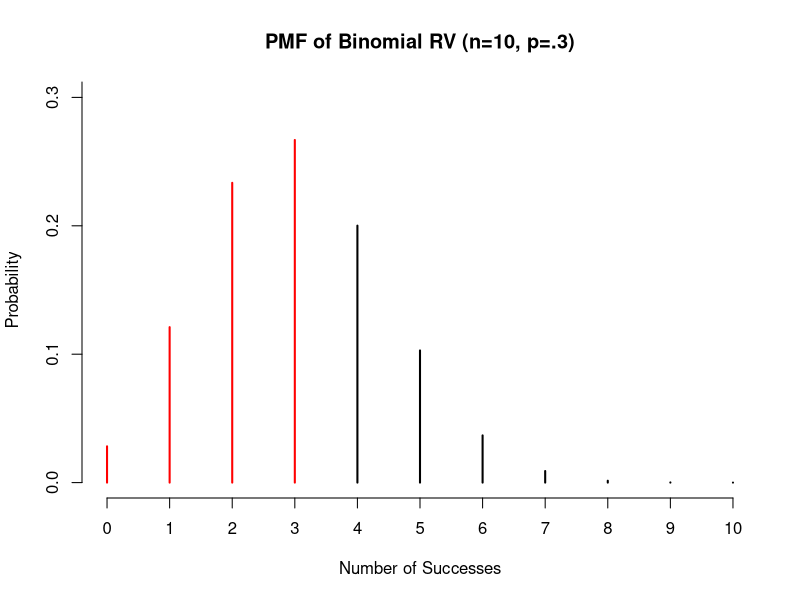
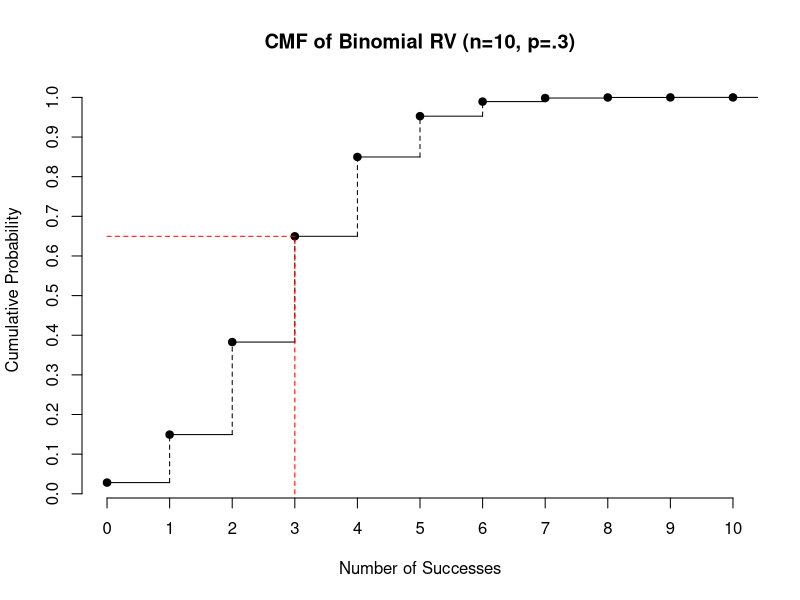
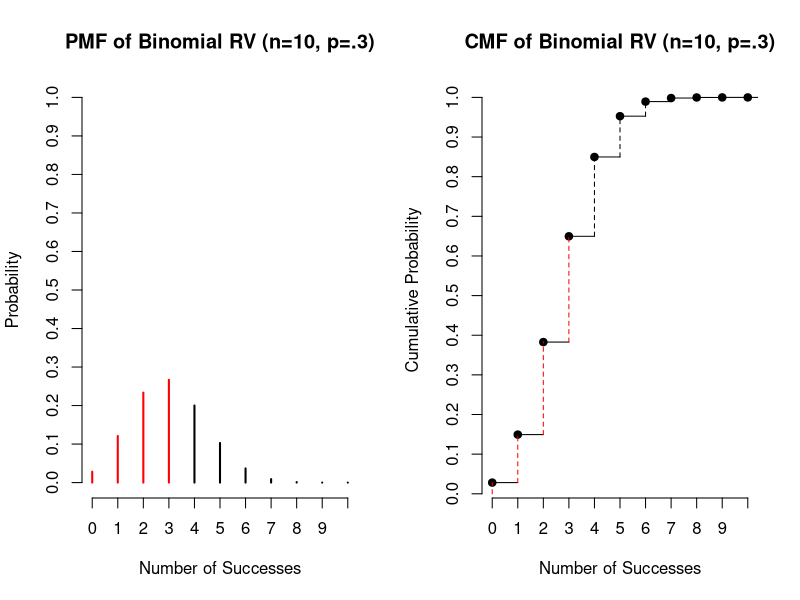
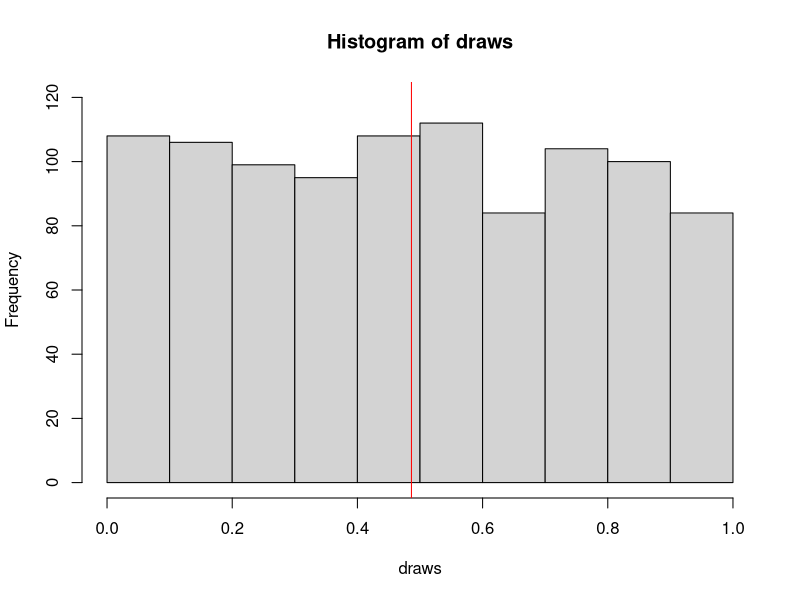
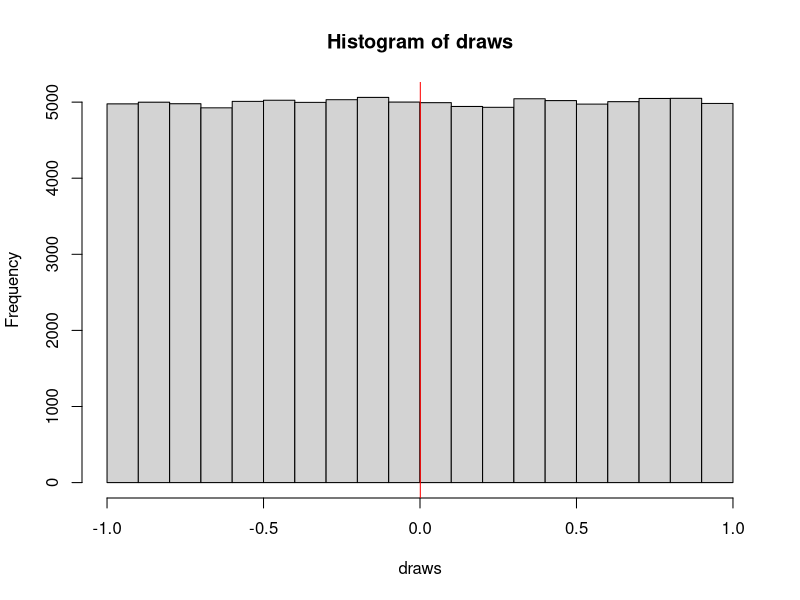
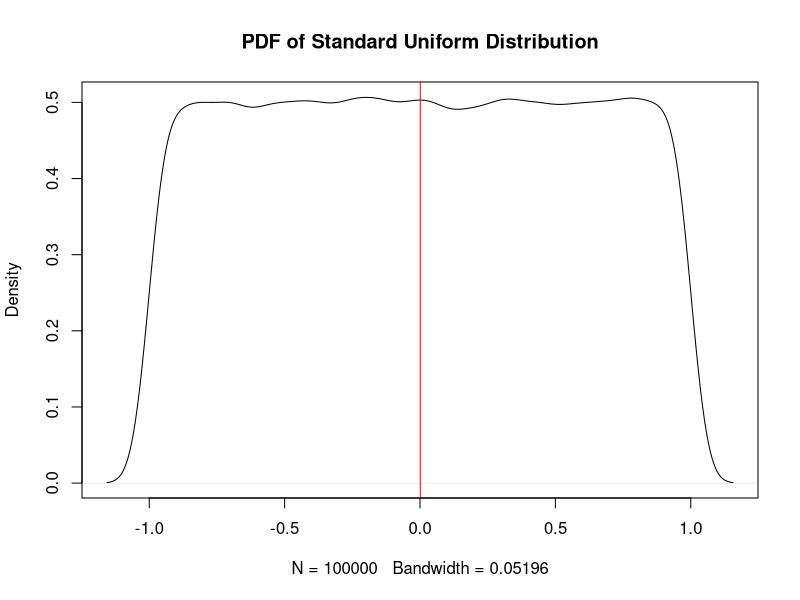
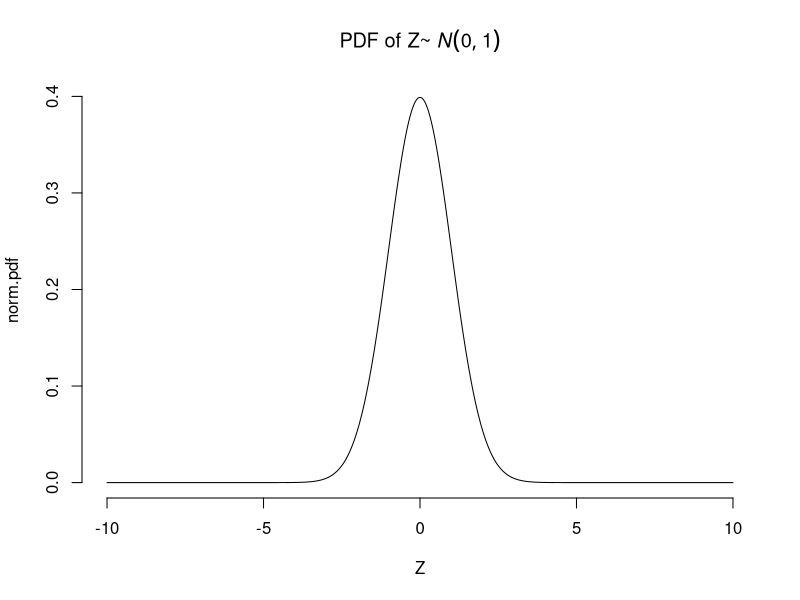
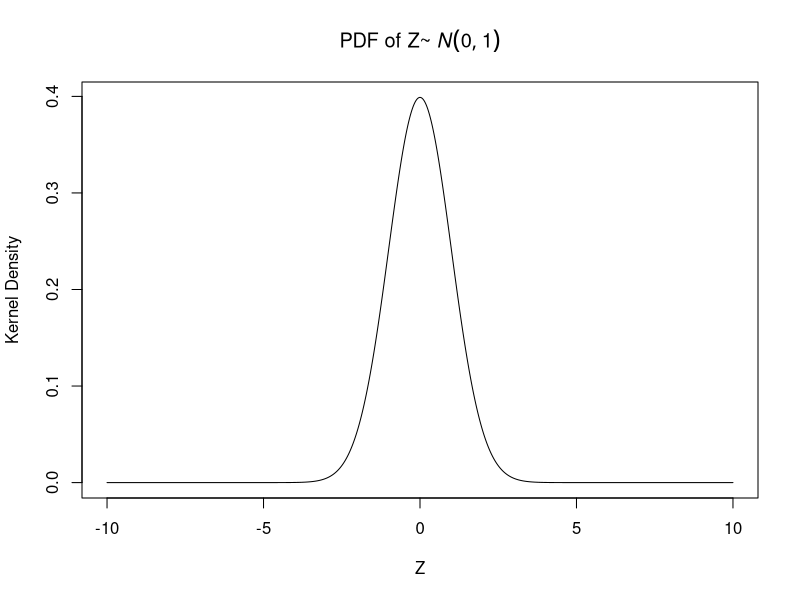

Reproduce these figures in R, in order.
## ---- chunk 1
rm(list=ls())
?rbinom
## ---- chunk 2
set.seed(98)
rbinom(n=2, size=10, prob=.5)
## ---- chunk 3
dbinom(x=3, size=10, prob=.3)
## ---- chunk 4
dbinom(x=0, size=10, prob=.3) + dbinom(x=1, size=10, prob=.3) + 
  dbinom(x=2, size=10, prob=.3) + dbinom(x=3, size=10, prob=.3)

sum(dbinom(x=0:3,size=10,prob=.3))
## ---- chunk 5
plot( 0:10, 0:10, col="white", ylab="Probability",
      xlab="Number of Successes", main="PMF of Binomial RV (n=10, p=.3)", ylim=c(0, .3), 
      frame.plot=FALSE, axes=FALSE)
axis(1, at=seq(0,10,1), labels=T)
axis(2, at=seq(0,1,.1), labels=T)
segments(0:10, rep(0, 11),0:10, dbinom(x=0:10, size=10, prob=.3), 
         lty=1, col=c(rep("red",4), rep("black", 7)) , lwd=2)
## ---- chunk 6
pbinom(q=3, size=10, prob=.3)
## ---- chunk 7
probs <- pbinom(0:10, 10, .3)
probs2 <- pbinom(1:11, 10, .3)
range <- 0:10
plot(range, probs, type="p", axes=FALSE, pch=19, xlab="Number of Successes", 
     ylab="Cumulative Probability", main="CMF of Binomial RV (n=10, p=.3)")
segments(range, probs, range+1, probs, lty=1)##horizontal line
segments(range+1, probs, range+1, probs2, lty=2)##horizontal line
axis(1, at=seq(0,10,1), labels=T)  ##custom X axis
axis(2, at=seq(0,1,.1), labels=T)  ##custom Y axis
segments(0, pbinom(3, 10, .3),3, pbinom(3, 10, .3),  lty=2, col="red")
segments(3, 0, 3, pbinom(3, 10, .3), lty=2, col="red")
## ---- chunk 8
## combine the following plots in a matrix with 1 row, 2 columns
par(mfrow=c(1,2)) 

## first plot:
plot( 0:10, 0:10, col="white", ylab="Probability",
      xlab="Number of Successes", main="PMF of Binomial RV (n=10, p=.3)", 
      ylim=c(0, 1), frame.plot=FALSE, axes=FALSE)
axis(1, at=seq(0,10,1), labels=T)
axis(2, at=seq(0,1,.1), labels=T)
segments(0:10, rep(0, 11),0:10, dbinom(x=0:10, size=10, prob=.3), 
         lty=1, col=c(rep("red",4), rep("black", 7)), lwd=2)

## second plot:
plot(range, probs, type="p", axes=FALSE, pch=19, xlab="Number of Successes", 
     ylab="Cumulative Probability", main="CMF of Binomial RV (n=10, p=.3)")
segments(range, probs, range+1, probs, lty=1)##horizontal line
segments(range+1, probs, range+1, probs2, lty=2, col=c(rep("red",3), rep("black", 7)))##vertical line
segments(range[1], 0, range[1], probs[1], lty=2, col="red")##horizontal line
axis(1, at=seq(0,10,1), labels=T)  ##custom X axis
axis(2, at=seq(0,1,.1), labels=T)  ##custom Y axis

## return to default plot settings
dev.off()
## ---- chunk 9
qbinom(p=.6496,size=10,prob=.3)
## ---- chunk 10
set.seed(98)
rbinom(n=10, size=1, prob=.3)
rbinom(n=1, size=10, prob=.3)
## ---- chunk 11
pbinom(q=9, size=20, prob=.5)
## ---- chunk 12
1 - pbinom(q=11, size=20, prob=.5)
## ---- chunk 13
dbinom(x=3, size=10, prob=.3)
## ---- chunk 14
dbinom(x=11, size=10, prob=.3)
## ---- chunk 15
set.seed(98)
draws <- runif(1000)
hist(draws,ylim=c(0,120))
abline(v=mean(draws,na.rm=TRUE),col="red")
## ---- chunk 16
set.seed(98)
draws <- runif(100000, min=-1, max=1)
hist(draws)
abline(v=mean(draws,na.rm=TRUE),col="red")
## ---- chunk 17
plot(density(draws), main="PDF of Standard Uniform Distribution")
abline(v=mean(draws,na.rm=TRUE),col="red")
## ---- chunk 18
## defining the two key parameters
mu <- 0
sigma <- 1 ## (must be positive since it's a measure of distance (or "spread"))

## Sequence of X values
Z <- seq(from=-10, to=10,by=.001 )

## The famous (standard) normal distribution
norm.pdf<- (1 / (sqrt(2*pi*sigma^2))) * exp(-((Z-mu)^2)/(2*sigma^2)) 

## plot
plot(Z, norm.pdf, type="l", frame.plot=FALSE, 
     main=expression("PDF of Z~" ~  italic(N)(0, 1)))
## ---- chunk 19
Z <- seq(from=-10, to=10,by=.001 )
plot(x=Z,y=dnorm(Z),type="l",
     main=expression("PDF of Z~" ~ italic(N)(0,1)),ylab="Kernel Density")
## ---- chunk 20
criticals <- qnorm(p=c(.025,.975),mean=0,sd=1)
criticals
## ---- chunk 21
## Plotting the pdf of the standard normal
plot(x=Z,y=dnorm(Z),type="l",main=expression("PDF of Z~" ~ italic(N)(0,1)),ylab="Kernel Density")

## Adding verticle lines for the 95% C.I.
abline(v=criticals,lty=2,col="red")

## Shading the area between both vertical lines
topline <-  dnorm(Z[Z>= criticals[1] & Z<=criticals[2]], mean=0, sd=1)
bottomline <- rep(0, times=length(topline))
interval <- seq(from=criticals[1],to=criticals[2], length=length(topline))
polygon(x=c(interval), y=c(topline), col=rgb(0,.4,.8,0.25), border=NA)
## ---- chunk 22
pnorm(q=criticals[2], mean=0, sd=1) - pnorm(q=criticals[1], mean=0, sd=1)
## ---- chunk 23
rm(list=ls())
cces <- read.csv("cces.2012.small.csv",header=TRUE,as.is=TRUE)
## ---- chunk 24
## check the class
class(cces)

## check the dimensions
dim(cces)

## visually inspect the first few rows
head(cces)
## ---- chunk 25
mean(cces$faminc3[cces$obama==1 & cces$dem==1 & cces$BA==1],na.rm=TRUE)
## ---- chunk 26
mean1 <- mean(cces$faminc3[cces$obama==1 & cces$nhblack==1 &
                             (cces$state=="Florida"|cces$state=="California")],na.rm=TRUE)
mean1
## ---- chunk 27
set.seed(58)

## Somebody please walk us through this code
data.sample <- cces[sample(nrow(cces), size=nrow(cces), replace=TRUE), ] 

head(data.sample)
mean2 <- mean(data.sample$faminc3[data.sample$obama==1 & data.sample$nhblack==1 & 
                      (data.sample$state=="Florida" | cces$state=="California") ], na.rm=TRUE)
out <- rbind(mean1, mean2, diff=mean1-mean2)
out
## ---- chunk 28
set.seed(98)

niter <- 3000
polls <- NA

for (i in 1:niter){
  data.sample <- cces[sample(nrow(cces), size=nrow(cces), replace=TRUE), ]
  polls[i] <- mean(data.sample$faminc3[data.sample$obama==1 & data.sample$nhblack==1 & 
                                         (data.sample$state=="Florida" | cces$state=="California") ], na.rm=TRUE)
}
## ---- chunk 29
hist(polls,breaks=20,main="Distribution of Estimates of Household Income",
     xlab="Estimates of Household Income",freq=FALSE)
## ---- chunk 30
mean.polls <- mean(polls)
sd.polls <- sd(polls)
range.polls <- seq(from=min(polls), to=max(polls), length=length(polls)) 

par(mfrow=c(1,2))
hist(polls,breaks=20,main="Dist. Estimates, HH Income",
     xlab="Estimates of Household Income",freq=FALSE, ylim=c(0, 0.06))
lines(range.polls,dnorm(range.polls,mean=mean.polls,sd=sd.polls),col="red")
legend("topleft", legend=c("Normal Density"), col=c("red"), lty=1,cex=0.6)

plot(density(polls), main="Dist. Estimates, HH Income",
     xlab="Estimates of Household Income", ylim=c(0,0.06))
lines(range.polls,dnorm(range.polls,mean=mean.polls,sd=sd.polls),col="red")
legend("topleft", legend=c("Normal Density"), col=c("red"), lty=1,cex=0.6)
## ---- chunk 31
dev.off()
## ---- chunk 32
mean.polls <- mean(polls)
mean.polls
## ---- chunk 33
sd(polls)
## ---- chunk 34
?quantile
lower.bound <- quantile(polls,.025)
upper.bound <- quantile(polls,.975)

hist(polls, breaks=20, main="Distribution of Estimates of Mean Household Income", 
     xlab="Mean Household Income", ylab="Probability Density", freq=FALSE,
     ylim=c(0,0.06))
lines(range.polls, dnorm(range.polls, mean=mean.polls, sd=sd.polls), col="red" )
abline(v=quantile(polls, .025), col="blue", lty=2)
abline(v=quantile(polls, .975), col="blue", lty=2)
abline(v=mean(polls), col="gold3", lty=3, lwd=2)
legend("topright", legend=c("Normal Density","mean","95% CI"), 
       col=c("red","gold3","blue"), lty=c(1,1,2), lwd=c(1,2,1), cex=.8)
text(x=quantile(polls, .025), y=41, labels=as.character(round(quantile(polls, .025), digits=2) ))
text(x=quantile(polls, .975), y=41, labels=as.character(round(quantile(polls, .975), digits=2) ))
text(x=mean(polls), y=52, labels=as.character(round(mean(polls), digits=2)))
